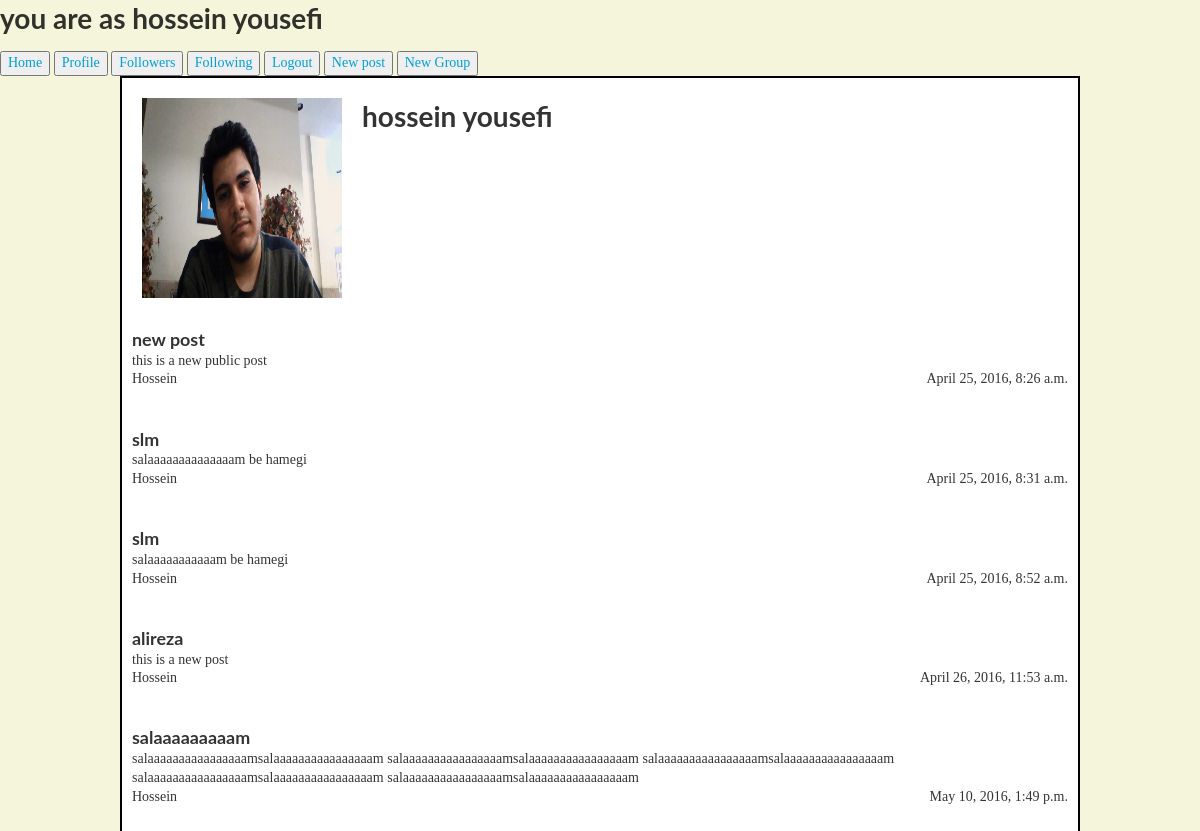
The page /profile (signed in) on the database as committed earlier.
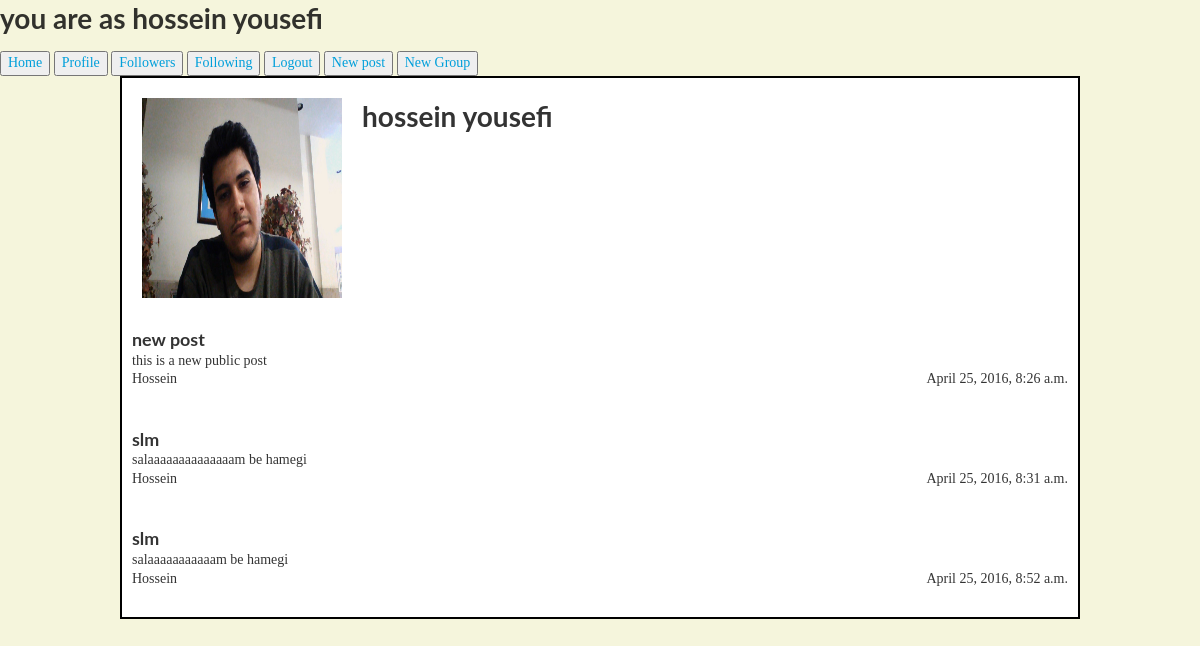
The same page on the database as committed later.
### xnote_base/models.py (models this page shows, shortened)
class Post(models.Model):
    is_public = models.BooleanField(default=False)
    post_type = models.CharField(choices=(
        ('normal', 'Normal'),
        ('quick', 'Quick'),
    ), default='normal', max_length=50)
    title = models.CharField(max_length=100)
    related_tags = models.ManyToManyField(Tag, blank=True)
    context = models.TextField()
    publish_time = models.DateTimeField(default=timezone.now)
    author = models.ForeignKey(SuperConductor, null=True, blank=True)
    event = models.ForeignKey(Event, null=True, blank=True)

class SuperConductor(models.Model):
    real_name = models.CharField(max_length=100, default='Unknown')
    description = models.CharField(max_length=1000, default='Nothing')
    real_type = models.ForeignKey(ContentType)
    url_name = models.CharField(max_length=100, null=True, blank=True)
    is_formal = models.BooleanField(default=False)
    profile_image = models.ImageField(upload_to=PROFILE_IMAGES_PATH, null=True, blank=True)
    def __str__(self):
        return self.real_name

### xnote_base/views.py (the view)
# urls.py: url(r'^profile$', views.my_profile, name='profile'),
@login_required
def my_profile(request):
    post_list = Post.objects.filter(author=request.user.person)
    if 'platform' in request.GET and request.GET['platform'] == 'android':
        return JsonResponse({
            'user': request.user.first_name + ' ' + request.user.last_name,
            'post_list': serializers.serialize('json', post_list)
        })
    else:
        return render(request, 'xnote_base/profile.html', {
            'user': request.user,
            'post_list': post_list,
        })

### templates/xnote_base/profile.html (shortened to what this page needs)
{% extends 'xnote_base/user_super_page.html' %}
{% load static %}
{% block add_css_and_js %}
    <link type="text/css" rel="stylesheet" href="{% static 'styles/profile.css' %}"/>
{% endblock %}
{% block body %}
    <div class="post-container">
        <div class="header">
            <div class="image">
                <img id="img" src="{{ user.person.profile_image.url }}"/>
            </div>
            <div class="name">
                <h1><b>{{ user.get_full_name }}</b></h1>
            </div>
        </div>
        <div class="panel-group">
            {% for post in post_list %}
                <div class="panel panel-primary">
                    <div class="panel-heading">
                        <h3 style="display: inline">{{ post.title }}</h3>
                    </div>
                    <div class="panel-body">
                        {{ post.context }}
                    </div>
                    <div class="panel-footer">
                        <div class="panel-author"> {{ post.author }}</div>
                        <div class="panel-date">{{ post.publish_time }}</div>
                        <br style="clear: both"/>
                    </div>
                </div>
                <br style="clear: both"/>
            {% endfor %}
        </div>
        <br style="clear: both"/>
    </div>
{% endblock %}

Rows that differ between the two databases and show on the page:
removed Post: title "alireza", context "this is a new post", author "Hossein", publish_time "April 26, 2016, 11:53 a.m."
removed Post: title "salaaaaaaaaam", context "salaaaaaaaaaaaaaaaamsalaaaaaaaaaaaaaaaam salaaaaaaaaaaaaaaaamsalaaaaaaaaaaaaaaaam salaaaaaaaaaaaaaaaamsalaaaaaaaaaaaaaaaam salaaaaaaaaaaaaaaaamsalaaaaaaaaaaaaaaaam salaaaaaaaaaaaaaaaamsalaaaaaaaaaaaaaaaam", author "Hossein", publish_time "May 10, 2016, 1:49 p.m."
